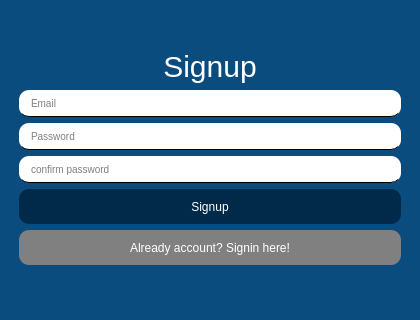
<?xml version="1.0" encoding="UTF-8"?>
<ui version="4.0">
 <class>MainWindow</class>
 <widget class="QMainWindow" name="MainWindow">
  <property name="geometry">
   <rect>
    <x>0</x>
    <y>0</y>
    <width>420</width>
    <height>320</height>
   </rect>
  </property>
  <property name="sizePolicy">
   <sizepolicy hsizetype="Fixed" vsizetype="Fixed">
    <horstretch>0</horstretch>
    <verstretch>0</verstretch>
   </sizepolicy>
  </property>
  <property name="minimumSize">
   <size>
    <width>420</width>
    <height>320</height>
   </size>
  </property>
  <property name="maximumSize">
   <size>
    <width>420</width>
    <height>320</height>
   </size>
  </property>
  <property name="windowTitle">
   <string>MainWindow</string>
  </property>
  <property name="styleSheet">
   <string notr="true">QLineEdit {
	padding: 5px 10px;
	background-color: white;
	font-size: 10px;
	border: none;
	border-bottom: 1px solid black;
	border-radius: 10px;
}

QPushButton {
	background-color: #012a4a;
	color : white;
    border-radius: 10px;
	min-height: 25px;
	min-width: 15px;
	padding: 5px 7px;
}

QPushButton:hover {
	background-color: #fb8b24;
}
QComboBox {
	border-radius: 5px;
	border: none;
}
#centralwidget{
	background-color :#0b4c7e;
}

#sec, #msec, #best, #worst {
	font-weight: 800;
}

#sec, #msec {
	font-size: 120px;
}

#best, worst {
	fornt-size: 28px
}

QLineEdit {
color: black
}</string>
  </property>
  <widget class="QWidget" name="centralwidget">
   <layout class="QVBoxLayout" name="verticalLayout_2">
    <item>
     <layout class="QVBoxLayout" name="verticalLayout">
      <property name="leftMargin">
       <number>10</number>
      </property>
      <property name="rightMargin">
       <number>10</number>
      </property>
      <item>
       <spacer name="verticalSpacer">
        <property name="orientation">
         <enum>Qt::Vertical</enum>
        </property>
        <property name="sizeHint" stdset="0">
         <size>
          <width>20</width>
          <height>40</height>
         </size>
        </property>
       </spacer>
      </item>
      <item>
       <widget class="QLabel" name="title">
        <property name="font">
         <font>
          <pointsize>-1</pointsize>
         </font>
        </property>
        <property name="styleSheet">
         <string notr="true">font-size: 30px;
color: white;
font-weight: bolder;</string>
        </property>
        <property name="text">
         <string>Signup</string>
        </property>
        <property name="alignment">
         <set>Qt::AlignCenter</set>
        </property>
       </widget>
      </item>
      <item>
       <widget class="QLineEdit" name="email">
        <property name="styleSheet">
         <string notr="true"/>
        </property>
        <property name="text">
         <string/>
        </property>
        <property name="placeholderText">
         <string notr="true">Email</string>
        </property>
       </widget>
      </item>
      <item>
       <widget class="QLineEdit" name="password">
        <property name="styleSheet">
         <string notr="true"/>
        </property>
        <property name="text">
         <string/>
        </property>
        <property name="echoMode">
         <enum>QLineEdit::Password</enum>
        </property>
        <property name="placeholderText">
         <string>Password</string>
        </property>
       </widget>
      </item>
      <item>
       <widget class="QLineEdit" name="confirmPassword">
        <property name="placeholderText">
         <string>confirm password</string>
        </property>
       </widget>
      </item>
      <item>
       <widget class="QPushButton" name="signup_btn">
        <property name="font">
         <font/>
        </property>
        <property name="styleSheet">
         <string notr="true">color: #FFFFFF;</string>
        </property>
        <property name="text">
         <string>Signup</string>
        </property>
       </widget>
      </item>
      <item>
       <widget class="QPushButton" name="login_btn">
        <property name="font">
         <font/>
        </property>
        <property name="styleSheet">
         <string notr="true">background-color: gray;</string>
        </property>
        <property name="text">
         <string>Already account? Signin here!</string>
        </property>
       </widget>
      </item>
     </layout>
    </item>
    <item>
     <spacer name="verticalSpacer_2">
      <property name="orientation">
       <enum>Qt::Vertical</enum>
      </property>
      <property name="sizeHint" stdset="0">
       <size>
        <width>20</width>
        <height>40</height>
       </size>
      </property>
     </spacer>
    </item>
   </layout>
  </widget>
 </widget>
 <resources/>
 <connections/>
</ui>
